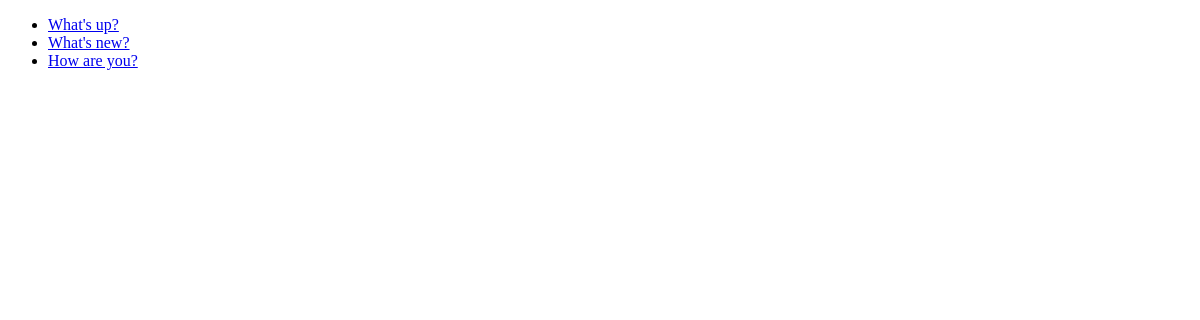
/polls/, run on an earlier commit of the app's database.
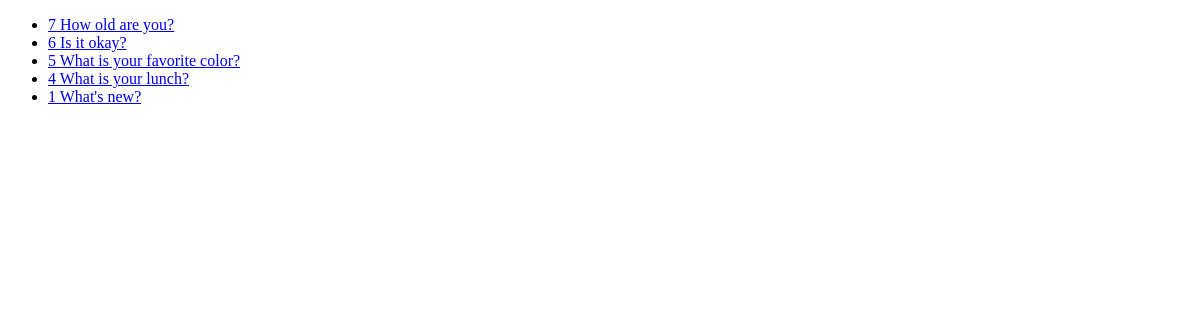
And on a later commit of the database.
### polls/models.py (models this page shows, shortened)
class Question(models.Model):
    question_text=models.CharField(max_length=200)
    pub_date=models.DateTimeField('data published')

### polls/views.py (the view)
# urls.py: path('', views.IndexView.as_view(), name='index'),
class IndexView(generic.ListView):
	template_name='polls/index.html'
	context_object_name='latest_question_list'
	def get_queryset(self):
		return Question.objects.order_by('-pub_date')[:5]

### polls/templates/polls/index.html (shortened to what this page needs)
<!DOCTYPE html>
<html lang="en" dir="ltr">
  <head>
  </head>
  <body>
    {%if latest_question_list %}
    <ul>
      {%for question in latest_question_list%}
    <li><a href="{% url 'polls:detail' question.id %}">{{ question.question_text }}</a></li>
      {%endfor%}
    </ul>
    {% else %}
      <p>가능한 투표가 없습니다.</p>
    {% endif %}
  </body>
</html>

What changed in the data, as far as the page shows it:
removed Question: question_text "What's up?"
no longer on this page (row edited): Question: question_text "How are you?"
added Question: question_text "7 How old are you?"
added Question: question_text "6 Is it okay?"
added Question: question_text "5 What is your favorite color?"
added Question: question_text "4 What is your lunch?"
changed Question: question_text "What's new?" → "1 What's new?"
